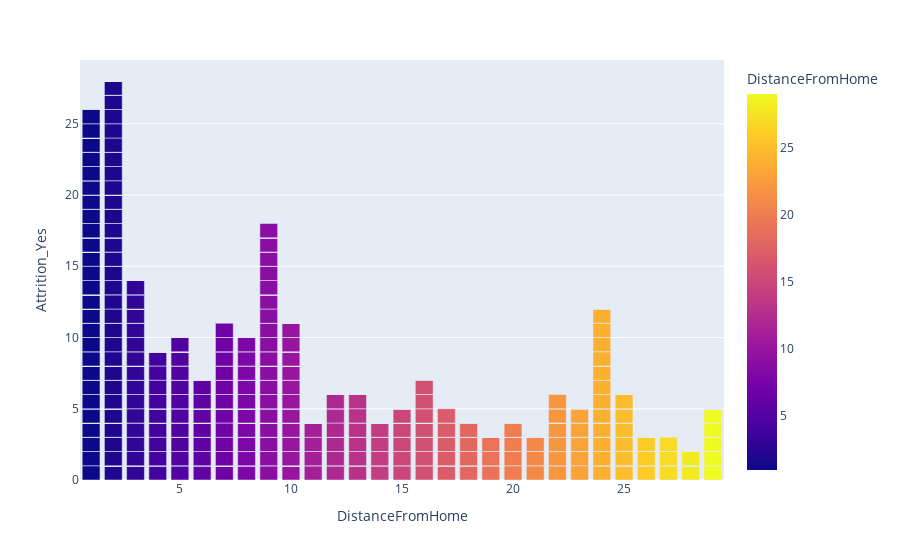

Write notebook code for a chart like this one.
### Markdown cell above
### Attrition by Distance from Home:

### Code cell
fig = px.bar(df_joined, x= 'DistanceFromHome', y= 'Attrition_Yes', color= 'DistanceFromHome')
fig.show()

### Figure 1 — Plotly figure (JSON) as saved in the notebook; plotly's stock layout.template omitted (floating-point values rounded to 4 significant figures; data arrays with more than 128 entries replaced by an {"elided": "..."} marker saying what was removed)
{"data": [{"alignmentgroup": "True", "hoverlabel": {"namelength": 0}, "hovertemplate": "DistanceFromHome=%{marker.color}<br>Attrition_Yes=%{y}", "legendgroup": "", "marker": {"color": {"elided": "1470 int values"}, "coloraxis": "coloraxis"}, "name": "", "offsetgroup": "", "orientation": "v", "showlegend": false, "textposition": "auto", "type": "bar", "x": {"elided": "1470 int values"}, "xaxis": "x", "y": {"elided": "1470 int values"}, "yaxis": "y"}], "layout": {"barmode": "relative", "coloraxis": {"colorbar": {"title": {"text": "DistanceFromHome"}}, "colorscale": [[0, "#0d0887"], [0.1111, "#46039f"], [0.2222, "#7201a8"], [0.3333, "#9c179e"], [0.4444, "#bd3786"], [0.5556, "#d8576b"], [0.6667, "#ed7953"], [0.7778, "#fb9f3a"], [0.8889, "#fdca26"], [1, "#f0f921"]]}, "legend": {"tracegroupgap": 0}, "margin": {"t": 60}, "xaxis": {"anchor": "y", "domain": [0, 1], "title": {"text": "DistanceFromHome"}}, "yaxis": {"anchor": "x", "domain": [0, 1], "title": {"text": "Attrition_Yes"}}}}
